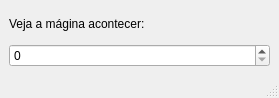
<?xml version="1.0" encoding="UTF-8"?>
<ui version="4.0">
 <class>MainWindow</class>
 <widget class="QMainWindow" name="MainWindow">
  <property name="geometry">
   <rect>
    <x>0</x>
    <y>0</y>
    <width>279</width>
    <height>98</height>
   </rect>
  </property>
  <property name="windowTitle">
   <string>MainWindow</string>
  </property>
  <widget class="QWidget" name="centralwidget">
   <layout class="QVBoxLayout" name="verticalLayout">
    <item>
     <widget class="QLabel" name="label">
      <property name="text">
       <string>Veja a mágina acontecer:</string>
      </property>
     </widget>
    </item>
    <item>
     <widget class="QSpinBox" name="spinBox"/>
    </item>
   </layout>
  </widget>
  <widget class="QMenuBar" name="menubar">
   <property name="geometry">
    <rect>
     <x>0</x>
     <y>0</y>
     <width>279</width>
     <height>21</height>
    </rect>
   </property>
  </widget>
  <widget class="QStatusBar" name="statusbar"/>
 </widget>
 <resources/>
 <connections/>
</ui>
